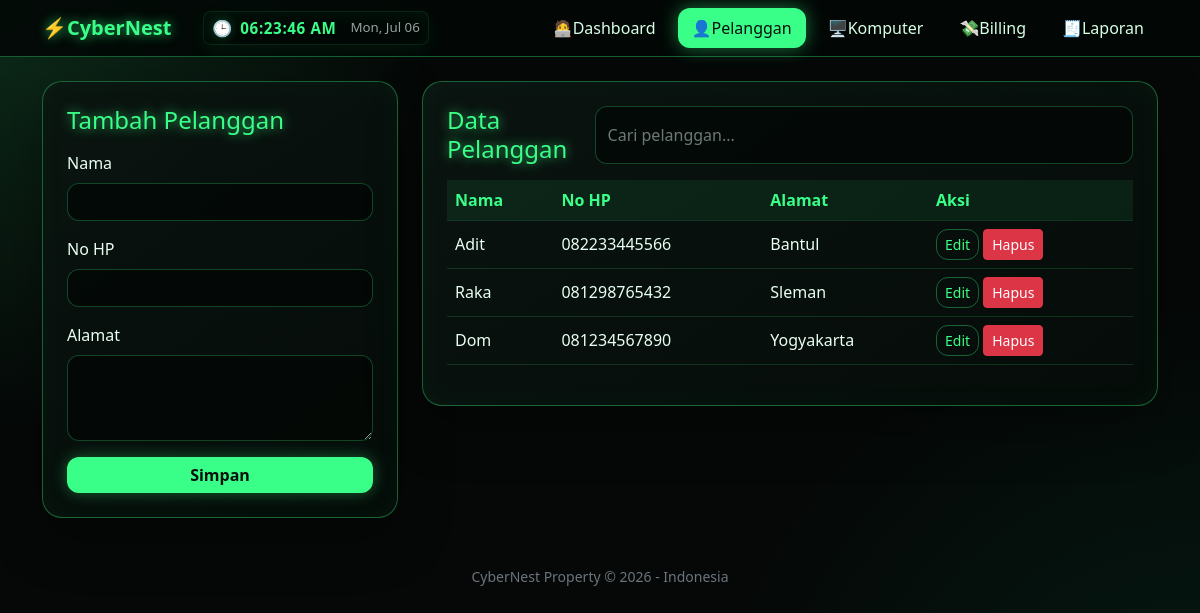
The page /index.php?page=pelanggan on the database its author committed.
### tables this page shows
CREATE TABLE IF NOT EXISTS pelanggan (
    id_pelanggan INT AUTO_INCREMENT PRIMARY KEY,
    nama VARCHAR(100) NOT NULL,
    no_hp VARCHAR(20),
    alamat TEXT,
    created_at TIMESTAMP DEFAULT CURRENT_TIMESTAMP
);

### index.php (called while the page is built, shortened)
<?php
$page = $_GET['page'] ?? 'dashboard';
require_once __DIR__ . '/includes/header.php';
require_once __DIR__ . '/pages/' . $page . '.php';
require_once __DIR__ . '/includes/footer.php';
?>

### includes/functions.php (called while the page is built, shortened)
<?php
function e($value) {
    return htmlspecialchars((string)$value, ENT_QUOTES, 'UTF-8');
}
?>

### pages/pelanggan.php (the view, shortened to what this page needs)
<?php
$edit = null;
$pelanggan = $pdo->query('SELECT * FROM pelanggan ORDER BY id_pelanggan DESC')->fetchAll(PDO::FETCH_ASSOC);
?>
<div class="row g-4">
    <div class="col-lg-4">
        <div class="cyber-card p-4">
            <h4 class="neon-text mb-3"><?= $edit ? 'Edit Pelanggan' : 'Tambah Pelanggan' ?></h4>
            <form method="post">
                <div class="mb-3">
                    <label class="form-label">Nama</label>
                    <input type="text" name="nama" class="form-control" required value="<?= e($edit['nama'] ?? '') ?>">
                </div>
                <div class="mb-3">
                    <label class="form-label">No HP</label>
                    <input type="text" name="no_hp" class="form-control" value="<?= e($edit['no_hp'] ?? '') ?>">
                </div>
                <div class="mb-3">
                    <label class="form-label">Alamat</label>
                    <textarea name="alamat" class="form-control" rows="3"><?= e($edit['alamat'] ?? '') ?></textarea>
                </div>
                <button class="btn btn-neon w-100" type="submit">Simpan</button>
            </form>
        </div>
    </div>
    <div class="col-lg-8">
        <div class="cyber-card p-4">
            <div class="d-flex flex-column flex-md-row justify-content-between gap-2 mb-3">
                <h4 class="neon-text mb-0">Data Pelanggan</h4>
                <input id="searchTable" class="form-control w-md-50" placeholder="Cari pelanggan...">
            </div>
            <div class="table-responsive">
                <table class="table align-middle">
                    <thead><tr><th>Nama</th><th>No HP</th><th>Alamat</th><th>Aksi</th></tr></thead>
                    <tbody>
                    <?php foreach ($pelanggan as $row): ?>
                        <tr>
                            <td><?= e($row['nama']) ?></td>
                            <td><?= e($row['no_hp']) ?></td>
                            <td><?= e($row['alamat']) ?></td>
                            <td class="text-nowrap">
                                <a class="btn btn-sm btn-outline-neon" href="index.php?page=pelanggan&edit=<?= e($row['id_pelanggan']) ?>">Edit</a>
                                <form method="post" class="d-inline" onsubmit="return confirm('Hapus pelanggan ini?')">
                                    <button class="btn btn-sm btn-danger" type="submit">Hapus</button>
                                </form>
                            </td>
                        </tr>
                    <?php endforeach; ?>
                    </tbody>
                </table>
            </div>
        </div>
    </div>
</div>

### assets/css/style.css (style rules this page uses)
:root { --bg-main: #050807; --bg-card: #0b1411; --green: #39ff88; --green-soft: rgba(57, 255, 136, .16); --green-border: rgba(57, 255, 136, .35); --text-muted: #94a39c; }
body { min-height: 100vh; background: radial-gradient(circle at top left, rgba(57,255,136,.14), transparent 30%), radial-gradient(circle at bottom right, rgba(0,255,170,.08), transparent 35%), var(--bg-main); color: #e8fff2; font-family: system-ui, -apple-system, BlinkMacSystemFont, "Segoe UI", sans-serif; }
.neon-text { color: var(--green) !important; text-shadow: 0 0 12px rgba(57,255,136,.75); }
.cyber-card { background: linear-gradient(145deg, rgba(11,20,17,.96), rgba(5,12,9,.96)); border: 1px solid var(--green-border); border-radius: 20px; box-shadow: 0 20px 55px rgba(0, 0, 0, .32), inset 0 0 28px rgba(57,255,136,.04); }
.btn-neon { background: var(--green); color: #07100b; font-weight: 700; border: none; border-radius: 12px; box-shadow: 0 0 16px rgba(57,255,136,.35); }
.btn-outline-neon { border: 1px solid var(--green-border); color: var(--green); border-radius: 12px; }
.form-control, .form-select { background: rgba(3, 8, 6, .82); color: #e8fff2; border: 1px solid rgba(57,255,136,.25); border-radius: 12px; }
.form-control::placeholder { color: #6d7a73; }
.table { --bs-table-bg: transparent; --bs-table-color: #e8fff2; --bs-table-border-color: rgba(57,255,136,.16); }
.table thead th { color: var(--green); background: rgba(57,255,136,.08); }
a { color: var(--green); }

### rows shown on the page
pelanggan: nama "Adit", no_hp "082233445566", alamat "Bantul"
pelanggan: nama "Raka", no_hp "081298765432", alamat "Sleman"
pelanggan: nama "Dom", no_hp "081234567890", alamat "Yogyakarta"
